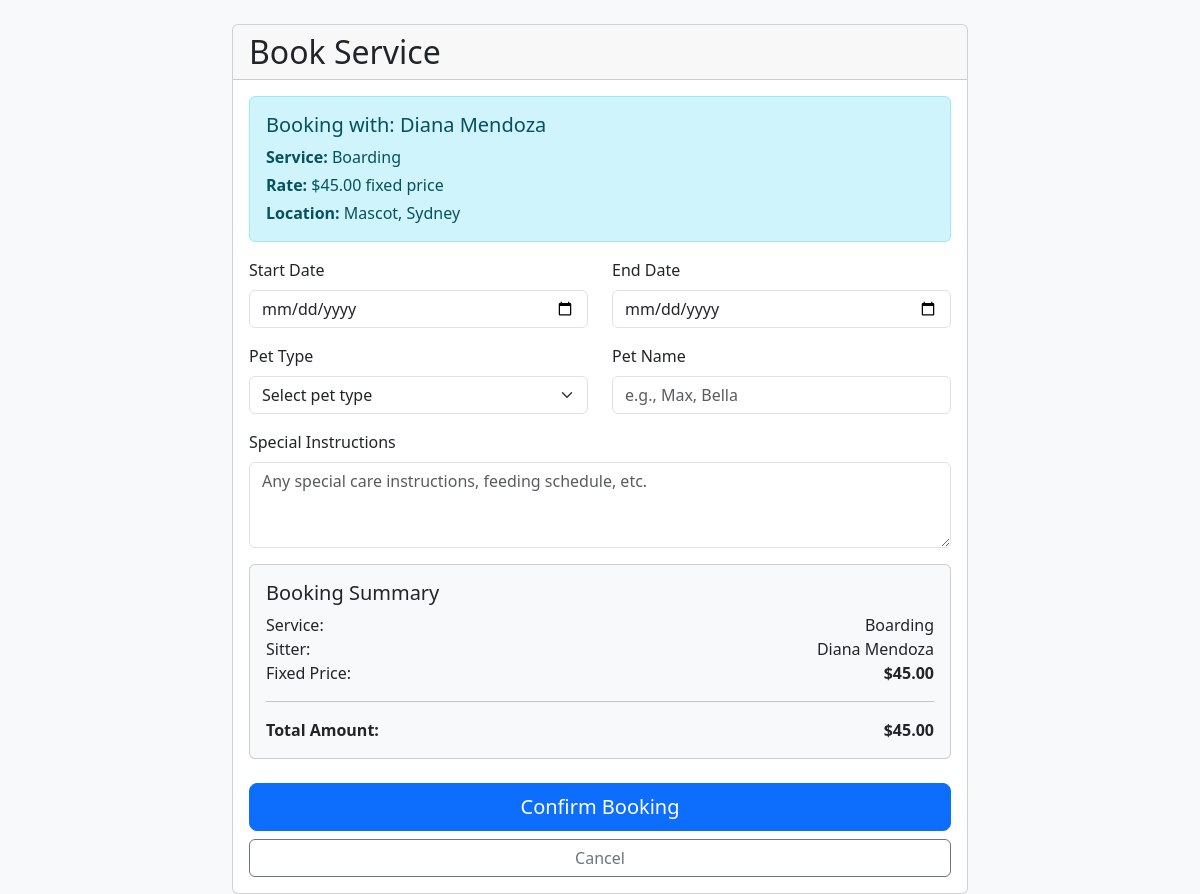
The page /book-service/1?service_type=boarding on the database its author committed.
### database.py (models this page shows, shortened)
class User(db.Model):
    id = db.Column(db.Integer, primary_key=True)
    email = db.Column(db.String(255), unique=True, nullable=False)
    password = db.Column(db.String(255), nullable=False)
    role = db.Column(db.Enum(Role), nullable=False, default=Role.customer)
    created_at = db.Column(db.DateTime, default=datetime.utcnow)
    first_name = db.Column(db.String(100))
    last_name = db.Column(db.String(100))
    phone = db.Column(db.String(20))
    city = db.Column(db.String(100))
    suburb = db.Column(db.String(100))
    created_at = db.Column(db.DateTime, default=datetime.utcnow)
    sitter_services = db.relationship('SitterService', backref='sitter', lazy=True)
    owner_bookings = db.relationship('Booking', foreign_keys='Booking.owner_id', backref='owner', lazy=True)
    sitter_bookings = db.relationship('Booking', foreign_keys='Booking.sitter_id', backref='sitter', lazy=True)

class SitterService(db.Model):
    id = db.Column(db.Integer, primary_key=True)
    sitter_id = db.Column(db.Integer, db.ForeignKey('user.id'), nullable=False)
    service_type = db.Column(db.Enum(ServiceType), nullable=False)
    fixed_rate = db.Column(db.Float, nullable=False)  # Fixed price for this service
    description = db.Column(db.Text)
    is_active = db.Column(db.Boolean, default=True)
    created_at = db.Column(db.DateTime, default=datetime.utcnow)
    updated_at = db.Column(db.DateTime, default=datetime.utcnow, onupdate=datetime.utcnow)
    bookings = db.relationship('Booking', backref='service', lazy=True)

### main.py (the view, shortened to what this page needs)
@app.route("/book-service/<int:sitter_id>", methods=["GET", "POST"])
def book_service(sitter_id):
    sitter = User.query.get_or_404(sitter_id)
    service_type = request.args.get("service_type")
    service = SitterService.query.filter_by(
        sitter_id=sitter_id,
        service_type=ServiceType(service_type)
    ).first_or_404()
    return render_template("book_service.html",
                         sitter=sitter,
                         service=service,
                         service_type=service_type,
                         now=datetime.now)

### templates/book_service.html (shortened to what this page needs)
<!DOCTYPE html>
<html lang="en">
<head>
    <link href="https://cdn.jsdelivr.net/npm/bootstrap@5.3.2/dist/css/bootstrap.min.css" rel="stylesheet">
    <link rel="stylesheet" href="https://cdn.jsdelivr.net/npm/bootstrap-icons@1.11.1/font/bootstrap-icons.css">
</head>
<body class="bg-light">
    <div class="container mt-4">
        <div class="row justify-content-center">
            <div class="col-md-8">
                <div class="card">
                    <div class="card-header">
                        <h2 class="card-title mb-0">Book Service</h2>
                    </div>
                    <div class="card-body">
                        <div class="alert alert-info">
                            <h5>Booking with: {{ sitter.first_name }} {{ sitter.last_name }}</h5>
                            <p class="mb-1"><strong>Service:</strong> {{ service_type.title() }}</p>
                            <p class="mb-1"><strong>Rate:</strong> ${{ "%.2f"|format(service.fixed_rate) }} fixed price</p>
                            <p class="mb-0"><strong>Location:</strong> {{ sitter.suburb }}, {{ sitter.city }}</p>
                        </div>
                        <form method="POST">
                            <div class="row">
                                <div class="col-md-6 mb-3">
                                    <label for="start_date" class="form-label">Start Date</label>
                                    <input type="date" name="start_date" id="start_date" class="form-control" required
                                           min="{{ now().strftime('%Y-%m-%d') }}">
                                </div>
                                <div class="col-md-6 mb-3">
                                    <label for="end_date" class="form-label">End Date</label>
                                    <input type="date" name="end_date" id="end_date" class="form-control" required
                                           min="{{ now().strftime('%Y-%m-%d') }}">
                                </div>
                            </div>
                            <div class="row">
                                <div class="col-md-6 mb-3">
                                    <label for="pet_type" class="form-label">Pet Type</label>
                                    <select name="pet_type" id="pet_type" class="form-select" required>
                                        <option value="" disabled selected>Select pet type</option>
                                    </select>
                                </div>
                                <div class="col-md-6 mb-3">
                                    <label for="pet_name" class="form-label">Pet Name</label>
                                    <input type="text" name="pet_name" id="pet_name" class="form-control" required
                                           placeholder="e.g., Max, Bella">
                                </div>
                            </div>
                            <div class="mb-3">
                                <label for="special_instructions" class="form-label">Special Instructions</label>
                                <textarea name="special_instructions" id="special_instructions" class="form-control"
                                          rows="3" placeholder="Any special care instructions, feeding schedule, etc."></textarea>
                            </div>
                            <div class="card bg-light mb-4">
                                <div class="card-body">
                                    <h5>Booking Summary</h5>
                                    <div class="d-flex justify-content-between">
                                        <span>Service:</span>
                                        <span>{{ service_type.title() }}</span>
                                    </div>
                                    <div class="d-flex justify-content-between">
                                        <span>Sitter:</span>
                                        <span>{{ sitter.first_name }} {{ sitter.last_name }}</span>
                                    </div>
                                    <div class="d-flex justify-content-between">
                                        <span>Fixed Price:</span>
                                        <span><strong>${{ "%.2f"|format(service.fixed_rate) }}</strong></span>
                                    </div>
                                    <hr>
                                    <div class="d-flex justify-content-between">
                                        <span><strong>Total Amount:</strong></span>
                                        <span><strong>${{ "%.2f"|format(service.fixed_rate) }}</strong></span>
                                    </div>
                                </div>
                            </div>
                            <div class="d-grid gap-2">
                                <button type="submit" class="btn btn-primary btn-lg">Confirm Booking</button>
                                <a href="{{ url_for('search') }}" class="btn btn-outline-secondary">Cancel</a>
                            </div>
                        </form>
                    </div>
                </div>
            </div>
        </div>
    </div>
</body>
</html>

### rows shown on the page
User: first_name "Diana", last_name "Mendoza", suburb "Mascot", city "Sydney"
SitterService: title "Boarding", fixed_rate "45.00"
